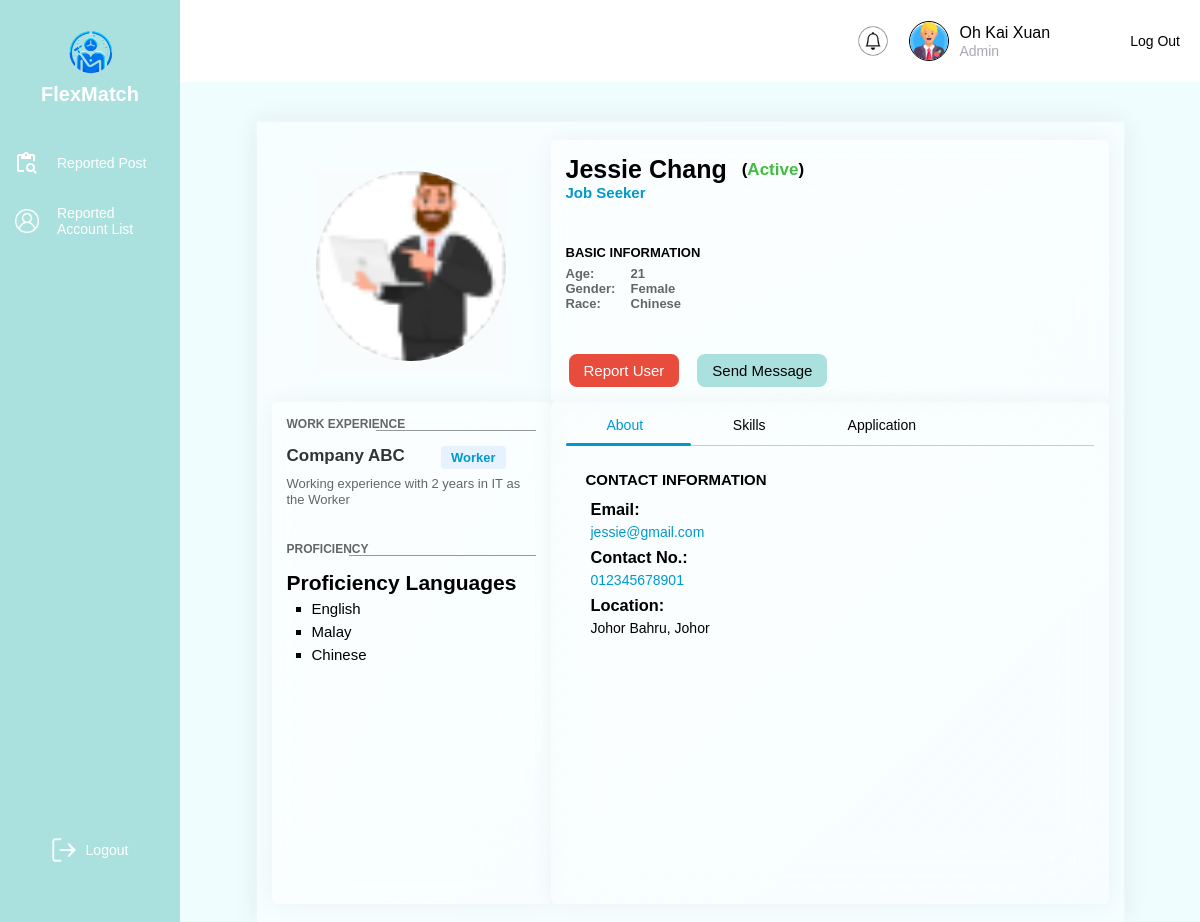
Page /Admin/view_jobseeker_profile.php?userID=JS002 (signed in) on the committed database.
### tables this page shows
CREATE TABLE jobseeker (
  userID varchar(10) PRIMARY KEY,  
  fullName VARCHAR(100) NOT NULL,  
  email varchar(100) NOT NULL,  
  contactNo varchar(15) NOT NULL,  
  age varchar(3),  
  gender varchar(10),  
  race varchar(50),  
  location varchar(100),  
  state varchar(50),  
  position varchar(100),  
  company varchar(255),  
  workExperience varchar(50),  
  language varchar(255),  
  hardSkill text,  
  softSkill text,  
  profilePic varchar(100) DEFAULT NULL,  
  accountStatus ENUM(
      'Active', 
      'Inactive', 
      'Suspended-Temporary-6M', 
      'Suspended-Temporary-2Y', 
      'Suspended-Temporary-5Y', 
      'Suspended-Permanently'
  ) DEFAULT 'Active',  
  warningHistory INT DEFAULT 0,  
  suspensionEndDate DATETIME NULL,  
  FOREIGN KEY (userID) REFERENCES login(userID) ON DELETE CASCADE  
);

### Admin/view_jobseeker_profile.php (the view, shortened to what this page needs)
<?php
include('../database/config.php');
include('admin.php');
$targetUserID = mysqli_real_escape_string($con, $_GET['userID'] ?? $_SESSION['userID']);
$sql = mysqli_query($con, "SELECT * FROM jobseeker WHERE userID='$targetUserID'");
$data = mysqli_fetch_array($sql);
?>
<!DOCTYPE html>
<html lang="en">
<head>
    <link rel="stylesheet" href="../css/view_profile.css">
</head>
<body>
    <div class="profile-con">
    <span class="main_bg"></span>
    <div class="container">
        <section class="userProfile card">
            <div class="card-body">
                <section>
                    <div class="profile">
                        <figure><img src="../images/JobSeeker.png" alt="profile" width="250px" height="250px"></figure>
                    </div>
                </section>
            </div>
        </section>
        <section class="work_skills card">
            <div class="work">
                <h1 class="heading">work experience</h1>
                <div class="primary">
                    <div class="tag">
                        <h1><?PHP echo $data['company'];?>
                            <span><?PHP echo $data['position'];?></span>
                        </h1>
                    </div>
                    <p>Working experience with <?PHP echo $data['workExperience'];?>
                    as the <?PHP echo $data['position'];?>
                    </p>
                </div>
                <br>
            <div class="languages">
                <h1 class="heading">Proficiency</h1>
                <?php $languages = explode(",", $data['language']); ?>
                <h1>Proficiency Languages</h1>
                <ul>
                <?php if (!empty($languages)): ?>
                    <?php foreach ($languages as $index => $langs): ?>
                        <?php if ($index >= 0): ?>
                            <li><?php echo htmlspecialchars($langs); ?></li>
                        <?php endif; ?>
                    <?php endforeach; ?>
                <?php endif; ?>
                </ul>
            </div>
        </section>
        <section class="userDetails card">
            <div class="userName">
                <div class="acc-status">
                <h1 class="name"><?PHP echo $data['fullName'];?></h1>
                    <?php $statusColor = '';
                    if ($data['accountStatus'] == 'Active') {
                        $statusColor = '#44bb44';
                    } else if ($data['accountStatus'] == 'Inactive') {
                        $statusColor = '#757575';
                    } else if ($data['accountStatus'] == 'Suspended-Temporary-6M' || $data['accountStatus'] == 'Suspended-Temporary-2Y' || $data['accountStatus'] == 'Suspended-Temporary-5Y' || $data['accountStatus'] == 'Suspended-Permanently') {
                        $statusColor = 'red';
                    }?>
                    <span>(<span style="color: <?php echo $statusColor; ?>;"><?PHP echo $data['accountStatus'];?></span>)</span>
                </div>
                <p>Job Seeker</p>
            </div>
            <div class="basic-info">
                <h1 class="heading">Basic Information</h1>
                <ul class="jobseeker-info">
                    <li class="age">
                        <h1 class="title">Age: </h1>
                        <span class="info"> <?PHP echo $data['age'];?></span>
                    </li>
                    <li class="gender">
                        <h1 class="title">Gender: </h1>
                        <span class="info"> <?PHP echo $data['gender'];?></span>
                    </li>
                    <li class="race">
                        <h1 class="title">Race: </h1>
                        <span class="info"> <?PHP echo $data['race'];?></span>
                    </li>
                </ul>
            </div>
            <div class="btns">
                <ul>
                    <li class="reportUser">
                        <button style="margin-left: 3px;"class="btn report" onClick="window.location.href='suspendAccount.php?userID=<?php echo $targetUserID;?>'">Report User</button>
                    </li>
                    <li class="sendmsg">
                        <button class="btn message">Send Message</button>
                    </li>
                </ul>
            </div>
        </section>
        <section class="timeline_about card">
            <div class="tabs">
                <nav>
                    <label for="about" class="about">About</label>
                    <label for="skill" class="skill">&nbsp;&nbsp;Skills</label>
                    <label for="application" class="application">Application</label>
                    <div class="slider"></div>
                </nav>
                <section class="sec-con">
                    <div class="content content-1">
                        <h1 class="heading">Contact Information</h1>
                        <ul>
                            <li class="email">
                                <h1 class="title">Email: </h1>
                                <span class="info"> <?PHP echo $data['email'];?></span>
                            </li>
                            <li class="phone">
                                <h1 class="title">Contact No.: </h1>
                                <span class="info"> <?PHP echo $data['contactNo'];?></span>
                            </li>
                            <li class="location">
                                <h1 class="title">Location: </h1>
                                <span class="info"> <?PHP echo $data['location'];?>, <?PHP echo $data['state'];?></span>
                            </li>
                        </ul>
                    </div>
                </section>
            </div>
        </section>
    </div>
    </div>
</body>
</html>

### Admin/admin.php (shortened to what this page needs)
<?php
include '../database/config.php';
$userID = $_SESSION['userID'];
$query = $con->prepare("
    SELECT admin.fullName
    FROM admin
    INNER JOIN login ON admin.userID = login.userID
    WHERE admin.userID = ?
");
$query->bind_param("s", $userID);
$query->execute();
$result = $query->get_result();
if ($result && $result->num_rows > 0) {
    $admin = $result->fetch_assoc();
    $fullName = $admin['fullName'];
} else {
    $fullName = "Admin";
}
?>
<!DOCTYPE html>
<html lang="en">
<head>
</head>
<body>
    <div class="sidebar">
        <div class="logo-section">
            <img src="../images/FlexMatchLogo.png" alt="FlexMatch Logo" class="logo-image">
            <h1 class="logo-text">FlexMatch</h1>
        </div>
        <nav class="menu">
            <div class="menu-item">
                <img src="../images/content_paste_search.png" alt="Review Report Icon" class="menu-icon">
                <span onclick="location.href='reviewReport.php'">Reported Post</span>
            </div>
            <div class="menu-item">
                <img src="../images/reported_account.png" alt="Review Report Icon" class="menu-icon">
                <span onclick="location.href='accountIssueList.php'">Reported Account List</span>
            </div>
        </nav>
        <div class="logout" onclick="location.href='../login.html'">
            <img src="../images/vector.png" alt="Logout Icon" class="menu-icon">
            <span class="logout-text">Logout</span>
        </div>
    </div>
    <header class="header">
        <div class="header-right">
                <div class="notification-item1">
                    <img src="../images/Notification.png" alt="Notification Icon" class="notification-icon">
                </div>
            <img src="../images/Admin.png" alt="User Image" class="profile-image">
            <div class="user-info">
                <span class="user-name"><?php echo htmlspecialchars($fullName); ?></span>
                <span class="user-role">Admin</span>
            </div>
        </div>
        <span class="logout-button" onclick="location.href='../login.html'">Log Out</span>
    </header>
    <section class="content">
    </section>
</body>
</html>

### Admin/admin.php (style rules this page uses)
* { margin: 0; padding: 0; box-sizing: border-box; font-family: Arial, sans-serif; }
body { display: flex; flex-direction: column; min-height: 100vh; background: #F0FDFF; }
.sidebar { position: fixed; width: 180px; height: 100%; background: #AAE1DE; display: flex; flex-direction: column; align-items: center; padding-top: 20px; }
.logo-section { text-align: center; margin-bottom: 30px; }
.logo-image { width: 70px; }
.logo-text { font-weight: bold; font-size: 20px; color: #FFFFFF; }
.menu { width: 100%; }
.menu-item, .logout { display: flex; align-items: center; padding: 15px; cursor: pointer; color: #FFFFFF; font-size: 14px; font-family: 'Cabin', sans-serif; font-weight: 400; gap: 18px; border-radius: 8px; }
.menu-icon { width: 24px; height: 24px; }
.logout { margin-top: auto; margin-bottom: 50px; padding: 10px 15px; cursor: pointer; font-size: 14px; color: #FFFFFF; display: flex; align-items: center; gap: 10px; }
.logout-text { color: #FFFFFF; font-size: 14px; font-family: 'Arial', sans-serif; font-weight: 400; }
.header { background: #FFFFFF; padding: 10px 20px; display: flex; justify-content: flex-end; align-items: center; position: sticky; z-index: 1000; left: 180px; top: 0; width: calc(100% - 180px) }
.header-right { display: flex; align-items: center; gap: 10px; }
.notification-icon { width: 32px; height: 32px; cursor: pointer; }
.profile-image { width: 40px; height: 40px; border-radius: 50%; border: 0.1px solid #000000; cursor: pointer; }
.user-info { display: flex; flex-direction: column; text-align: left; }
.user-name { font-weight: 500; font-size: 16px; line-height: 20px; color: #000000; }
.user-role { font-size: 14px; color: #A8AAB0; }
.logout-button { font-size: 14px; color: #000000; border: none; background: none; cursor: pointer; margin-left: 80px; transition: color 0.3s ease; }
.content { padding: 20px; text-align: center; display: flex; flex-direction: column; gap: 20px; align-items: center; justify-content: flex-start; }
.notification-item1 { display: flex; flex-direction: row; justify-content: space-between; padding: 10px; margin: 5px 0; border-radius: 8px; }

### rows in the picture
jobseeker: company "Company ABC", position "Worker", workExperience "2 years in IT", language "English", language "Malay", language "Chinese", fullName "Jessie Chang", accountStatus "Active", age "21", gender "Female", race "Chinese", email "jessie@gmail.com", contactNo "012345678901", location "Johor Bahru", state "Johor"

### other values in the picture
$fullName "Oh Kai Xuan"
